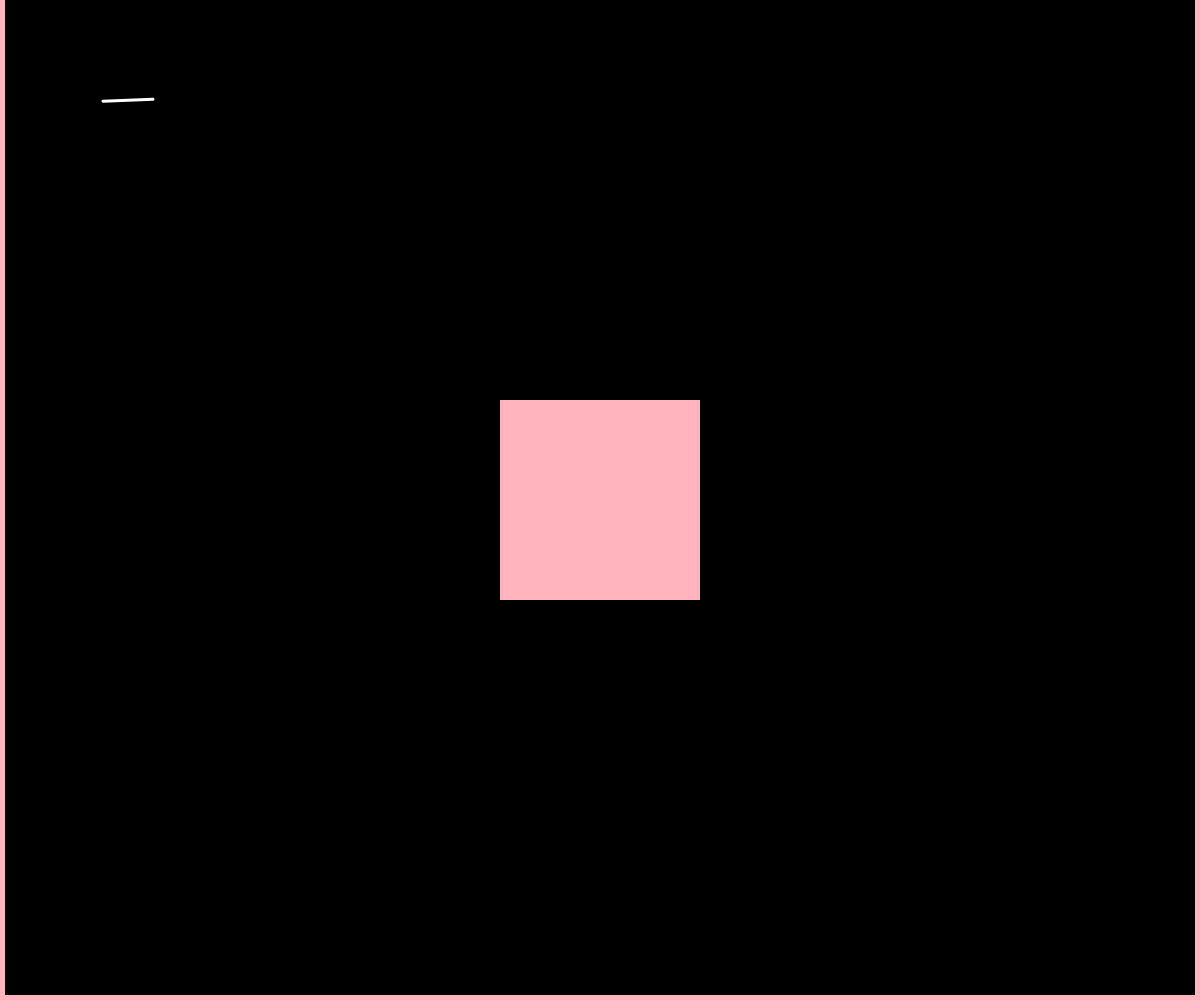
Frame 1 (no input)
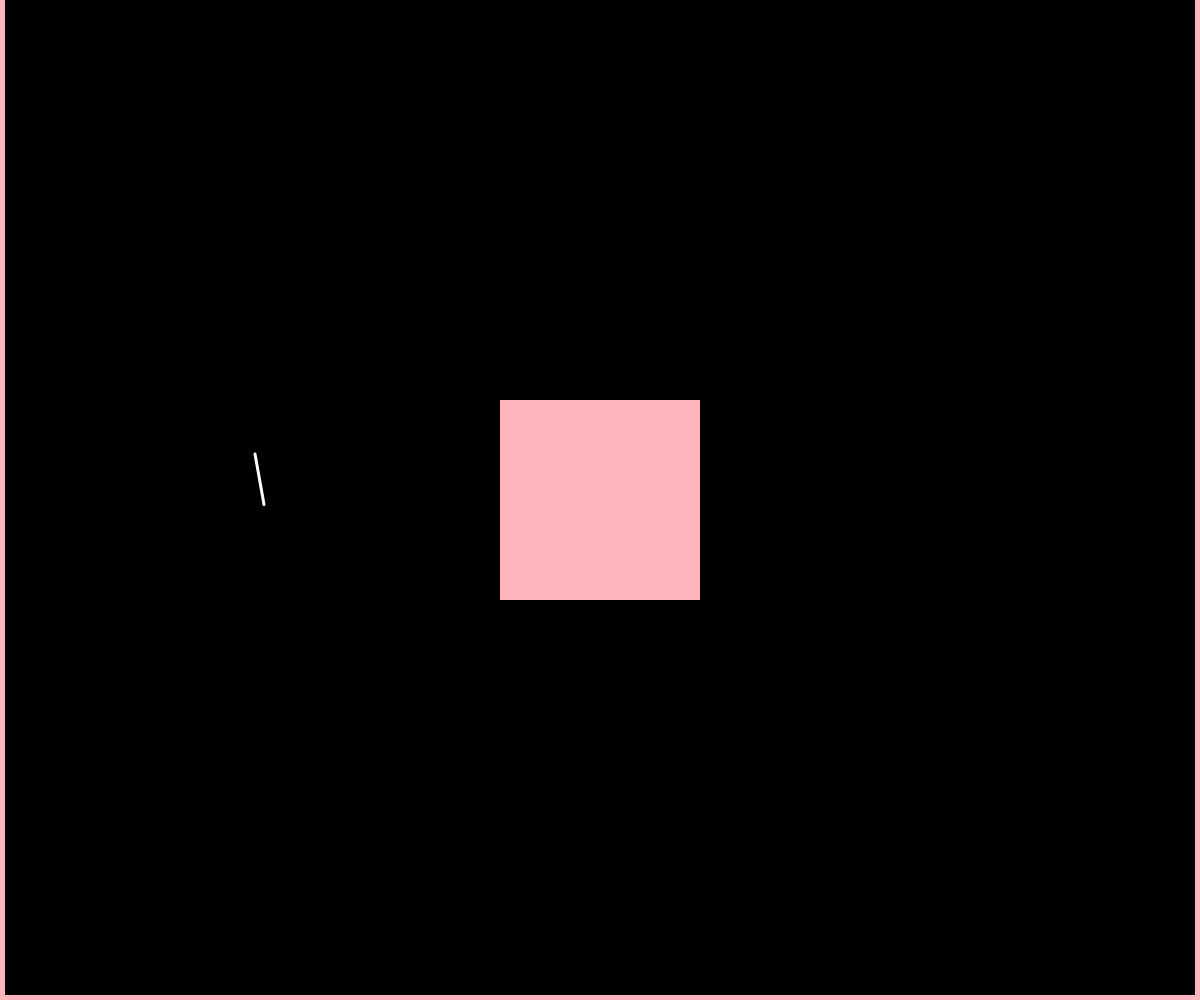
Frame 60 (no input)
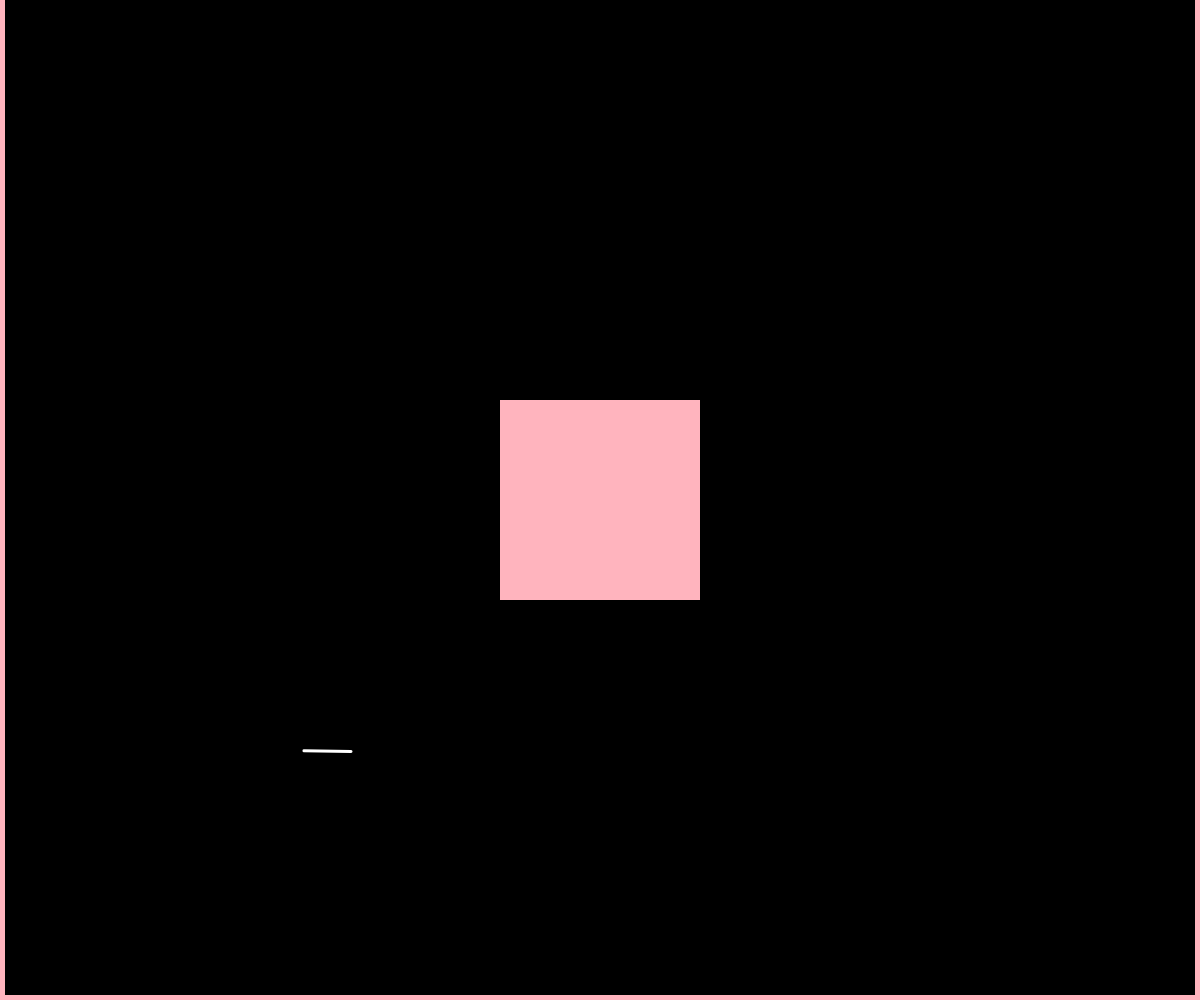
Frame 120 (the mouse pressed at the canvas centre since frame 60)

The p5.js sketch that drew these frames (run headless with seeded random() and noise() and a simulated clock; from frame 60 on, the mouse is pressed at the canvas centre):

// p5.js sketch
// ── sketch.js
// Birbs/Boids
// Timothy Letkeman
// Wednesday 5th September, 2019
//
// Extra for Experts:
// - more complicated than expected of cs30 because it deals with classes and whatnot
// - Gui for editing rules
// - decently complicated to implement all of the rules


//Vector2 code was taken from github and modifiyed https://gist.github.com/Dalimil/3daf2a0c531d7d030deb37a7bfeff454,
function Vector2(x, y) {
	this.x = x;
	this.y = y;
}

Vector2.prototype = {
	add: function(vector) {
		return new Vector2(this.x + vector.x, this.y + vector.y);
	},

	subtract: function(vector) {
		return new Vector2(this.x - vector.x, this.y - vector.y);
	},

	multiply: function(scalar) {
		return new Vector2(this.x * scalar, this.y * scalar);
	},

	divide: function(scalar) {
		return new Vector2(this.x / scalar, this.y / scalar);
	},

	magnitude: function() {
		return Math.sqrt(this.x * this.x + this.y * this.y);
	},

	distance: function(vector) {
		let xx = Math.abs(this.x - vector.x);
		let yy = Math.abs(this.y - vector.y);
		return Math.sqrt(xx * xx + yy * yy);
	},

	moveTowards: function(vector, delta) {
		let diff = vector.subtract(this);
		diff.normalize();
		return this.add(diff.multiply(delta));
	},

	normalize: function() {
		let mag = this.magnitude();
		this.x /= mag;
		this.y /= mag;
		return this;
	},

	normalized: function() {
		let mag = this.magnitude();
		this.x /= mag;
		this.y /= mag;
		return new Vector2(this.x / mag, this.y / mag);
	},

	rotate: function(alpha) {
		let cos = Math.cos(alpha);
		let sin = Math.sin(alpha);
		let vector = new Vector2();
		vector.x = this.x * cos - this.y * sin;
		vector.y = this.x * sin + this.y * cos;
		return vector;
	},
	
	lerp: function(vector, by) {
		let x = this.x * (1 - by) + vector.x * by;
		let y = this.y * (1 - by) + vector.y * by;
		return new Vector2(x, y);
	}
}
//Vector2 code was taken from github and modifiyed https://gist.github.com/Dalimil/3daf2a0c531d7d030deb37a7bfeff454.

class Rigidbody 
{
	constructor(position, velocity, colliders, gravity, mass, drag, friction, elastisity) 
	{
	  this.position = position;
	  this.velocity = velocity;

	  this.colliders = colliders;
	  this.joints = new Array();
	  this.gravity = gravity;
	  this.mass = mass;
	  this.drag = drag;
	  this.friction = friction;
	  this.elastisity = elastisity;
	}

	addDistanceJoint(other, distance)
	{
		this.joints.push(new DistanceJoint(this, other, distance));
	}

	update()
	{
		this.velocity = this.velocity.multiply(this.drag);
		this.velocity.y += this.gravity;
		let remainingVelocity = 1;

		for (let c = 0; c < maxCollisions; c++)
		{
			let lowestHit = null;
			let lowestTime = 1;

			for (let i = 0; i < this.colliders.length; i++)
			{
				let newHit = this.colliders[i].collides(this.position, this.velocity.multiply(remainingVelocity));
				if (newHit !== null && newHit.time < lowestTime)
				{
					lowestHit = newHit;
				}
			}

			if (lowestHit === null)
			{
				break;
			}

			if (lowestHit.normal.x === 0)
			{						
				this.position.y = lowestHit.pos.y - (lowestHit.pos.y - this.position.y);
				this.velocity.y = -this.velocity.y * this.elastisity;
				this.velocity.x = this.velocity.x * this.friction;
			}
			else
			{
				this.position.x = lowestHit.pos.x - (lowestHit.pos.x - this.position.x);
				this.velocity.x = -this.velocity.x * this.elastisity;
				this.velocity.y = this.velocity.y * this.friction;
			}
			remainingVelocity -= lowestTime;
		}
		
		this.position = this.position.add(this.velocity.multiply(remainingVelocity));
	}

	lateUpdate()
	{
		for (let i = 0; i < this.joints.length; i++)
		{
			this.joints[i].resolve();
		}
	}
}

class RaycastHit // taken from https://noonat.github.io/intersect/#aabb-vs-segment and modifiyed to fit these requirements
{
	constructor(collider) 
	{
		this.collider = collider;
		this.pos = new Vector2();
		this.delta = new Vector2();
		this.normal = new Vector2();
		this.time = 0;
	}
}

class Collider
{
	constructor(position) 
	{
		this.position = position;
	}

	collides(pos, delta) //raycast
	{

	}

	render()
	{

	}

	static clamp01(val)
	{
		if (val < 0)
		{
			return 0;
		}
		if (val > 1)
		{
			return 1;
		}
		return val;
	}
}

class AABBCollider extends Collider
{
	constructor(position, half) 
	{
	  	super(position);
	  	this.half = half;
	}

	collides(pos, delta) //raycast, taken from https://noonat.github.io/intersect/#aabb-vs-segment and modifiyed to fit these requirements
	{
		const scaleX = 1.0 / delta.x;
		const scaleY = 1.0 / delta.y;
		const signX = Math.sign(scaleX);
		const signY = Math.sign(scaleY);
		const nearTimeX = (this.position.x - signX * this.half.x - pos.x) * scaleX;
		const nearTimeY = (this.position.y - signY * this.half.y - pos.y) * scaleY;
		const farTimeX = (this.position.x + signX * this.half.x  - pos.x) * scaleX;
		const farTimeY = (this.position.y + signY * this.half.y - pos.y) * scaleY;

		if (nearTimeX > farTimeY || nearTimeY > farTimeX) 
		{
			return null;
		}

		const nearTime = nearTimeX > nearTimeY ? nearTimeX : nearTimeY;
		const farTime = farTimeX < farTimeY ? farTimeX : farTimeY;
		
		if (nearTime >= 1 || farTime <= 0) 
		{
			return null;
		}

		const hit = new RaycastHit(this);
		hit.time = Collider.clamp01(nearTime);
		if (nearTimeX > nearTimeY) 
		{
			hit.normal.x = -signX;
			hit.normal.y = 0;
		} 
		else 
		{
			hit.normal.x = 0;
			hit.normal.y = -signY;
		}
		hit.delta.x = hit.time * delta.x;
		hit.delta.y = hit.time * delta.y;
		hit.pos.x = pos.x + hit.delta.x;
		hit.pos.y = pos.y + hit.delta.y;
		return hit;
	}

	render()
	{
		fill(255, 180, 190);
		rect(this.position.x - this.half.x, this.position.y - this.half.y, this.half.x * 2, this.half.y * 2);
	}
}

class Joint
{
	constructor(parent, connector) 
	{
		this.parent = parent;
	  	this.connector = connector;
	}

	resolve()
	{

	}
}

class DistanceJoint extends Joint
{
	constructor(parent, connector, distance) 
	{
		super(parent, connector);
	  	this.targetDistance = distance;
	}

	resolve()
	{
		let posOne = new Vector2(this.parent.position.x, this.parent.position.y);
		let posTwo = new Vector2(this.connector.position.x, this.connector.position.y);

		let distance = this.parent.position.distance(this.connector.position);
		//print(distance);
		/*
		if (dist > this.distance)
		{
			//this.parent.position = this.parent.position.moveTowards(posC, dist - this.distance);
			//this.connector.position = this.connector.position.moveTowards(posP, dist - this.distance);

			this.parent.velocity = this.parent.velocity.add(this.parent.position.subtract(posP));
			this.connector.velocity = this.connector.velocity.add(this.connector.position.subtract(ScriptProcessorNode));
		}*/


		if (distance > this.targetDistance)
        {
			let desiredOne = this.parent.position.moveTowards(posTwo, (distance - this.targetDistance) / (this.parent.mass / (this.parent.mass + this.connector.mass)));
			let desiredTwo = this.connector.position.moveTowards(posOne, (distance - this.targetDistance) / (this.connector.mass / (this.parent.mass + this.connector.mass)));

            this.parent.velocity = this.parent.velocity.add(desiredOne.subtract(posOne).multiply((this.parent.mass / (this.parent.mass + this.connector.mass)) * ((distance - this.targetDistance) / this.targetDistance)));
            this.connector.velocity = this.connector.velocity.add(desiredTwo.subtract(posTwo).multiply((this.connector.mass / (this.parent.mass + this.connector.mass)) * ((distance - this.targetDistance) / this.targetDistance)));
        }
	}
}

class Stickman
{
	constructor(position) 
	{
		this.head = new Rigidbody(new Vector2(100, 100), new Vector2(3, 1), [floor, rWall, lWall, center], baseGravity, 1, baseDrag, baseFriction, baseElastisity);
	}

	update()
	{

	}

	lateUpdate()
	{

	}

	render()
	{

	}
}

let baseGravity = 0.25;
let baseDrag = 0.99;
let baseFriction = 0.8;
let baseElastisity = 0.95;

let maxCollisions = 4;

let rb1;
let rb2;
let rbs;
let joint;

let coliders;

let floor;
let rWall;
let lWall;
let center;

function setup() 
{
	//caps frames at 60
	frameRate(60);
	createCanvas(windowWidth, windowHeight);

	colliders = new Array();
	colliders.push(new AABBCollider(new Vector2(windowWidth / 2, windowHeight), new Vector2(windowWidth / 2, 5)));
	colliders.push(new AABBCollider(new Vector2(windowWidth, windowHeight / 2), new Vector2(5, windowHeight / 2)));
	colliders.push(new AABBCollider(new Vector2(0, windowHeight / 2), new Vector2(5, windowHeight / 2)));
	colliders.push(new AABBCollider(new Vector2(windowWidth / 2, windowHeight / 2), new Vector2(100, 100)));

	rbs = new Array();
	rbs.push(new Rigidbody(new Vector2(100, 100), new Vector2(3, 1), colliders, baseGravity, 1, baseDrag, baseFriction, baseElastisity));
	rbs.push(new Rigidbody(new Vector2(150, 100), new Vector2(3, -1), colliders, baseGravity, 1, baseDrag, baseFriction, baseElastisity));
	rbs[0].addDistanceJoint(rbs[1], 50);
}

function draw() 
{
	//draw background colour
	background(0);
	noStroke();

	for (let i = 0; i < colliders.length; i++)
	{
		colliders[i].render();
	}

	for (let i = 0; i < rbs.length; i++)
	{
		rbs[i].update();
	}

	for (let i = 0; i < rbs.length; i++)
	{
		rbs[i].lateUpdate();
	}

	strokeWeight(3);
	stroke(255);
	line(rbs[0].position.x, rbs[0].position.y, rbs[1].position.x, rbs[1].position.y,);
}
